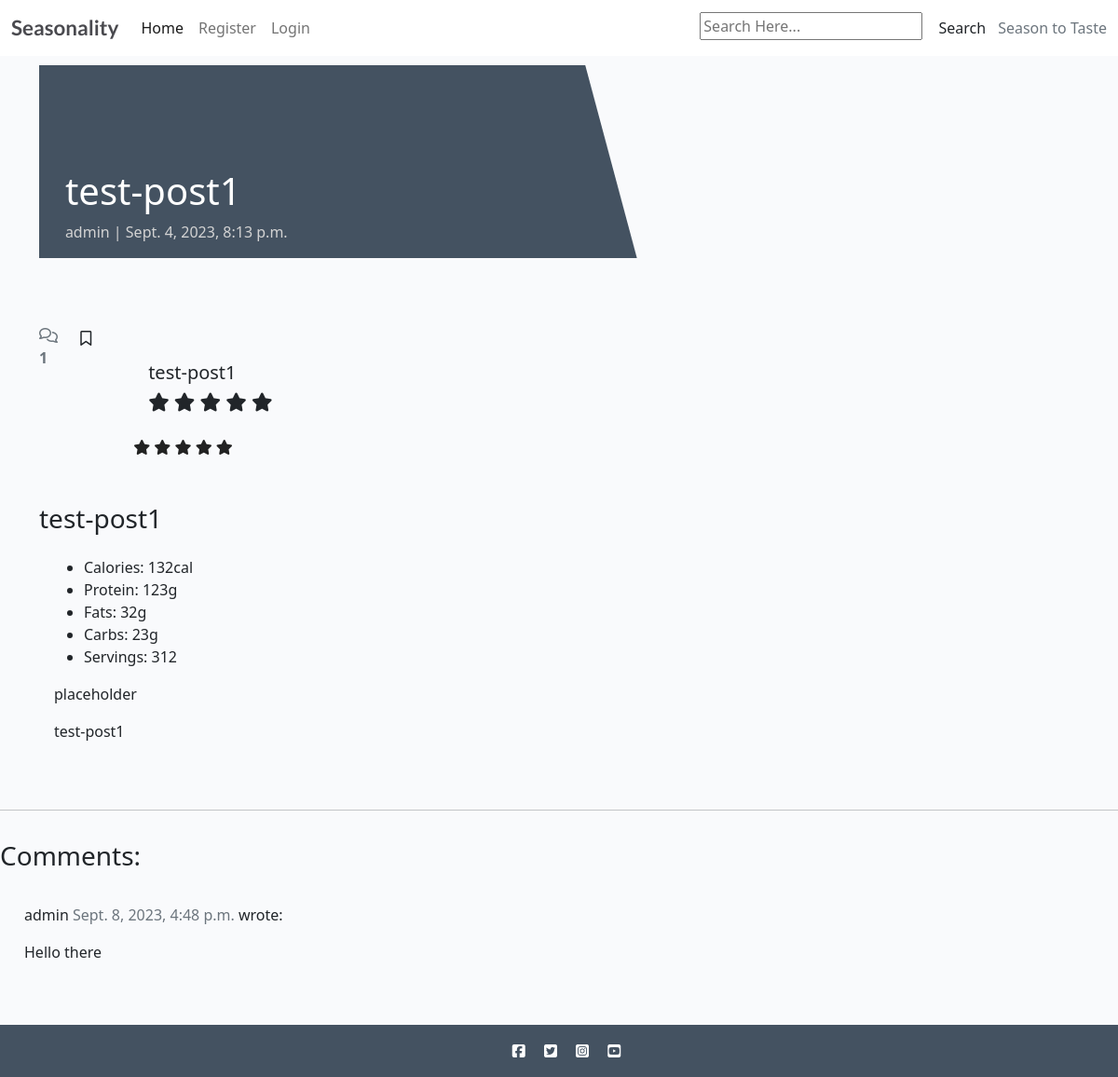
Before: /test-post1/ with the older database file.
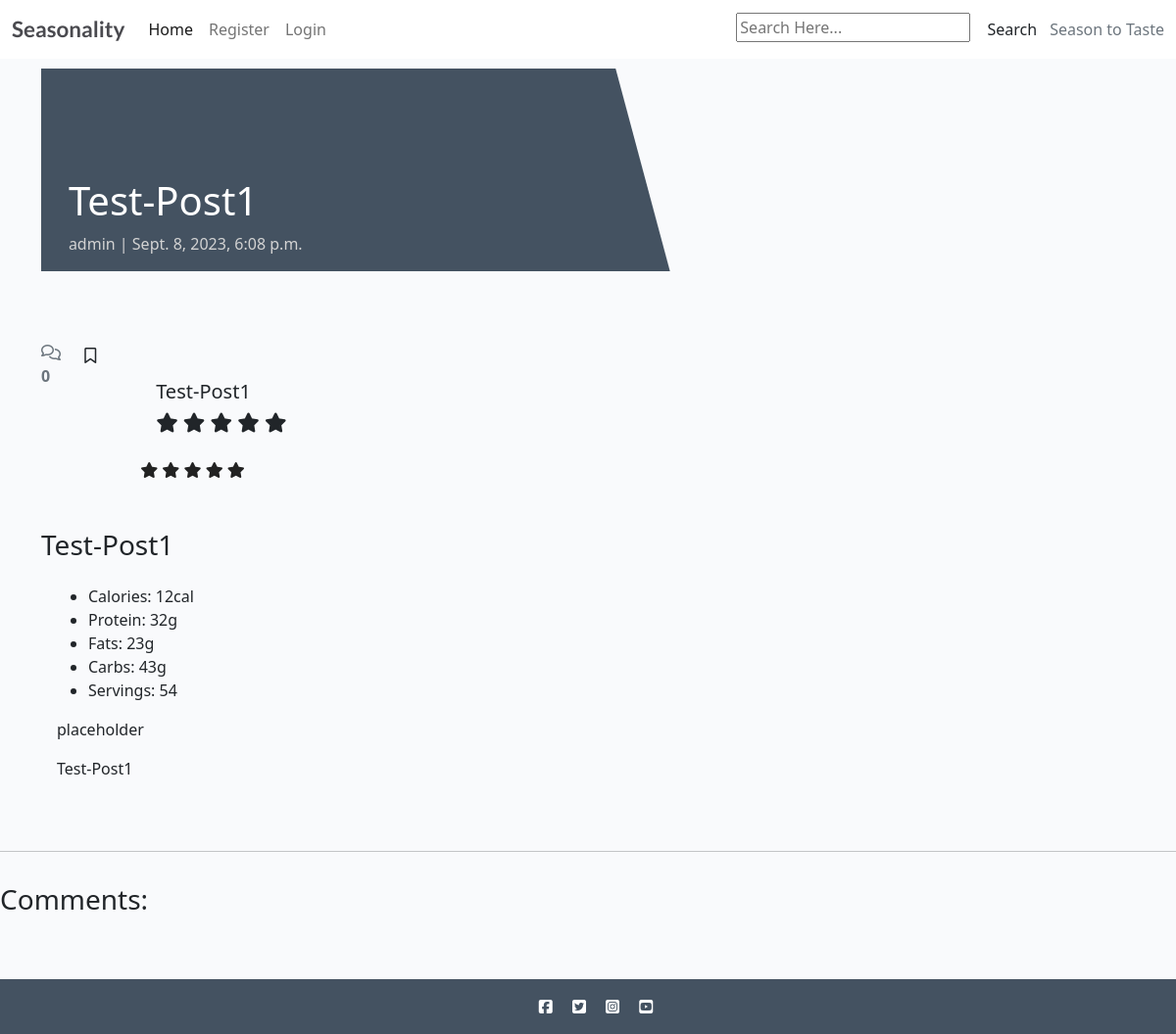
After: the same page with the newer database file.
### recipebook/models.py (models this page shows, shortened)
class Recipe(models.Model):
    class NewManager(models.Manager):
        def get_queryset(self):
            return super().get_queryset() .filter()
    title = models.CharField(max_length=200, unique=True)
    slug = models.SlugField(max_length=200, unique=True)
    author = models.ForeignKey(
        User, on_delete=models.CASCADE, related_name="recipes"
    )
    diet = models.ForeignKey(
        Diet, on_delete=models.CASCADE, default=True, null=False)
    season = models.ForeignKey(
        Season, on_delete=models.CASCADE, default=True, null=False)
    featured_image = CloudinaryField('image', default='placeholder')
    updated_on = models.DateTimeField(auto_now=True)
    content = models.TextField()
    created_on = models.DateTimeField(auto_now_add=True)
    status = models.IntegerField(choices=STATUS, default=0)
    ingredients = models.TextField(default='placeholder')
    calories = models.IntegerField(default=0)
    fat = models.IntegerField(default=0)
    protein = models.IntegerField(default=0)
    carbs = models.IntegerField(default=0)
    servs = models.IntegerField(default=0)
    favourites = models.ManyToManyField(
        User, related_name='favourite', default=None, blank=True)
    objects = models.Manager()
    newmanager = NewManager()
    class Meta:
        ordering = ["-created_on"]
    def average_rating(self) -> float:
        return Rating.objects.filter(
            recipe=self).aggregate(Avg("rating"))["rating__avg"] or 0

class Comment(models.Model):
    recipe = models.ForeignKey(
        Recipe, on_delete=models.CASCADE, related_name="comments"
    )
    name = models.CharField(max_length=80)
    body = models.TextField()
    created_on = models.DateTimeField(auto_now_add=True)
    approved = models.BooleanField(default=True)
    class Meta:
        ordering = ["created_on"]

### recipebook/views.py (the view, shortened to what this page needs)
# urls.py: path('<slug:slug>/', views.RecipeDetail.as_view(), name='recipe_detail'),
class RecipeDetail(View):
    def get(self, request, slug, *args, **kwargs):
        queryset = Recipe.objects.filter(status=1)
        recipe = get_object_or_404(queryset, slug=slug)
        comments = recipe.comments.filter(
            approved=True).order_by("-created_on")
        fav = bool
        if recipe.favourites.filter(id=request.user.id).exists():
            fav = True
        return render(
            request,
            "recipe_detail.html",
            {
                "recipe": recipe,
                "comments": comments,
                "commented": False,
                "comment_form": CommentForm(),
                'fav': fav
            },
        )

### recipebook/forms.py
class CommentForm(forms.ModelForm):
    class Meta:
        model = Comment
        fields = ('body',)

### templates/recipe_detail.html (shortened to what this page needs)
{% extends "base/base.html" %}
{% block content %}
{% load crispy_forms_tags %}
<div class="masthead">
    <div class="container">
        <div class="row g-0">
            <div class="col-md-6 masthead-text">
                <h1 class="recipe-title">{{ recipe.title }}</h1>
                <p class="recipe-subtitle">{{ recipe.author }} | {{ recipe.created_on }}</p>
            </div>
            <div class="d-none d-md-block col-md-6 masthead-image">
            </div>
        </div>
    </div>
</div>
<div class="container">
    <div class="row">
        <div class="d-flex">
            <div class="pt-2">
                {% with comments.count as total_comments %}
                <strong class="text-secondary"><i class="far fa-comments"></i>
                    {{ total_comments }}
                </strong>
                {% endwith %}
            </div>
            <div class="ml-auto pt-1">
                {% if user.is_authenticated %}
                {% if fav %}
                <a href="{% url 'favourite_add' recipe.id %}" class="btn"><i class="fa-solid fa-bookmark"></i></a>
                <strong class="text-secondary">
                </strong>
                {% else %}
                <a href="{% url 'favourite_add' recipe.id %}" class="btn"><i class="far fa-bookmark"></i></a>
                <strong class="text-secondary">
                </strong>
                {% endif %}
                {% else %}
                <a href="{% url 'account_signup' %}" class="btn"><i class="far fa-bookmark"></i></a>
                {% endif %}
            </div>
            <div class="container" style="padding: 2em">
                <div class="card" style="width: 30rem;">
                    <div class="card-body">
                        <h5 class="card-title">{{ recipe.title }}</h5>
                        <h5 class="card-title">
                            <span class="fa fa-star {% if recipe.average_rating > 0 %} checked {% endif %}"></span>
                            <span class="fa fa-star {% if recipe.average_rating > 1 %} checked {% endif %}"></span>
                            <span class="fa fa-star {% if recipe.average_rating > 2 %} checked {% endif %}"></span>
                            <span class="fa fa-star {% if recipe.average_rating > 3 %} checked {% endif %}"></span>
                            <span class="fa fa-star {% if recipe.average_rating > 4 %} checked {% endif %}"></span>
                        </h5>
                    </div>
                    <span class="rating-list">
                        <i onclick="rate(1, {{ recipe.id }})" class="fa fa-star {% if userRating >= 1 %}checked{% endif %}"></i>
                        <i onclick="rate(2, {{ recipe.id }})" class="fa fa-star {% if userRating >= 2 %}checked{% endif %}"></i>
                        <i onclick="rate(3, {{ recipe.id }})" class="fa fa-star {% if userRating >= 3 %}checked{% endif %}"></i>
                        <i onclick="rate(4, {{ recipe.id }})" class="fa fa-star {% if userRating >= 4 %}checked{% endif %}"></i>
                        <i onclick="rate(5, {{ recipe.id }})" class="fa fa-star {% if userRating >= 5 %}checked{% endif %}"></i>
                    </span>
                </div>
            </div>
        </div>
    </div>
</div>
<div class="container">
    <div class="row">
        <div class="col card mb-4  mt-3 left top">
            <h3>{{ recipe.title }}</h3>
            <div class="card-body">
                <ul>
                    <li>Calories: {{ recipe.calories }}cal</li>
                    <li>Protein: {{ recipe.protein }}g</li>
                    <li>Fats: {{ recipe.fat }}g</li>
                    <li>Carbs: {{ recipe.carbs }}g</li>
                    <li>Servings: {{ recipe.servs }}</li>
                </ul>
                <p class="card-text ">
                    {{ recipe.ingredients | safe }}
                </p>
                <p class="card-text ">
                    {{ recipe.content | safe }}
                </p>
            </div>
        </div>
    </div>
</div>
<div class="row">
    <div class="col">
        <hr>
    </div>
</div>
<div class="row">
    <div class="col-md-8 card mb-4  mt-3 ">
        <h3>Comments:</h3>
        <div class="card-body">
            {% for comment in comments %}
            <div class="comments" style="padding: 10px;">
                <p class="font-weight-bold">
                    {{ comment.name }}
                    <span class=" text-muted font-weight-normal">
                        {{ comment.created_on }}
                    </span> wrote:
                </p>
                {{ comment.body | linebreaks }}
            </div>
            {% endfor %}
        </div>
    </div>
    <div class="col-md-4 card mb-4  mt-3 ">
        <div class="card-body">
        </div>
    </div>
</div>
{% endblock content %}

### templates/base/base.html (shortened to what this page needs)
{% load static %}
<!DOCTYPE html>
<html class="h-100">
<head>
    <link href="https://cdn.jsdelivr.net/npm/bootstrap@5.0.1/dist/css/bootstrap.min.css" rel="stylesheet"
>
    <link rel="stylesheet" href="{% static 'css/style.css' %}">
</head>
<body class="d-flex flex-column h-100 main-bg">
    <nav class="navbar navbar-expand-lg navbar-light bg-white">
        <div class="container-fluid">
            <a class="navbar-brand" href="{% url 'home' %}"><span class="brand">Seasonality</a>
            <div class="collapse navbar-collapse" id="navbarText">
                <ul class="navbar-nav me-auto mb-2 mb-lg-0">
                    <li class="nav-item">
                        <a class="nav-link active" aria-current="page" href="{% url 'home' %}">Home</a>
                    </li>
                    {% if user.is_authenticated %}
                    <li class="nav-item">
                        <a class="nav-link" href="{% url 'account_logout' %}">Logout</a>
                    </li>
                    <li class="nav-item">
                        <a class="nav-link" href="{% url 'profile' %}">Profile</a>
                    </li>
                    {% else %}
                    <li class="nav-item">
                        <a class="nav-link" href="{% url 'account_signup' %}">Register</a>
                    </li>
                    <li class="nav-item">
                        <a class="nav-link" href="{% url 'account_login' %}">Login</a>
                    </li>
                    {% endif %}
                </ul>
                <form method="GET" action="{% url 'search_results' %}">
                    <div class="input-field">
                        <input type="text" name="searched" value="{{ request.GET.searched }}"
                            placeholder="Search Here...">
                        <button class="btn" type="submit" name="action">Search</button>
                    </div>
                </form>
                <span class="navbar-text text-muted">
                    Season to Taste
                </span>
            </div>
        </div>
    </nav>
    <main class="flex-shrink-0 main-bg">
        {% block content %}{% endblock content %}
    </main>
    <footer class="footer mt-auto py-3 dark-bg">
        <p class="m-0 text-center text-white"><i class="fab fa-facebook-square ms-3"></i>
            <i class="fab fa-twitter-square ms-3"></i>
            <i class="fab fa-instagram-square ms-3"></i>
            <i class="fab fa-youtube-square ms-3"></i></p>
    </footer>
</body>
</html>

### static/css/style.css (style rules this page uses)
body { background-color: #F9FAFC; overflow-x: hidden; }
.brand { font-family: Lato, sans-serif; font-size: 1.4rem; font-weight: 700; color: #4A4A4F; }
.dark-bg { background-color: #445261; }
.main-bg { background-color: #F9FAFC; }
.card { border: none; background-color: transparent; }
.masthead { margin-top: 10px; overflow: hidden; position: relative; display: inline-block; height: 33vh; width: 100%; }
.masthead-text { background-color: #445261; color: white; position: relative; }
.masthead-image { position: relative; overflow: hidden; }
.masthead-image:after { content: ""; position: absolute; top: 0; right: 90%; height: 100%; width: 150%; background: #445261; -webkit-transform: skew(15deg); -moz-transform: skew(15deg); transform: skew(15deg); z-index: 100; }
.recipe-title { margin-top: 20%; margin-left: 5%; }
.recipe-subtitle { margin-left: 5%; color: lightgray; }

### templates/recipe_detail.html (style rules this page uses)
.rating-list i, .rating-list i:hover~i { color: #222; text-shadow: none; transition: color 200ms, text-shadow 200ms; transition-delay: 0; }

Changed rows visible on the page:
removed Comment: name "admin", created_on "Sept. 8, 2023, 4:48 p.m.", body "Hello there"
changed Recipe "placeholder": title "test-post1" → "Test-Post1"; created_on "Sept. 4, 2023, 8:13 p.m." → "Sept. 8, 2023, 6:08 p.m."; calories "132" → "12"; protein "123" → "32"; fat "32" → "23"; carbs "23" → "43"; servs "312" → "54"; content "test-post1" → "Test-Post1"
Other visible differences:
{{ total_comments }}: "1" → "0"
